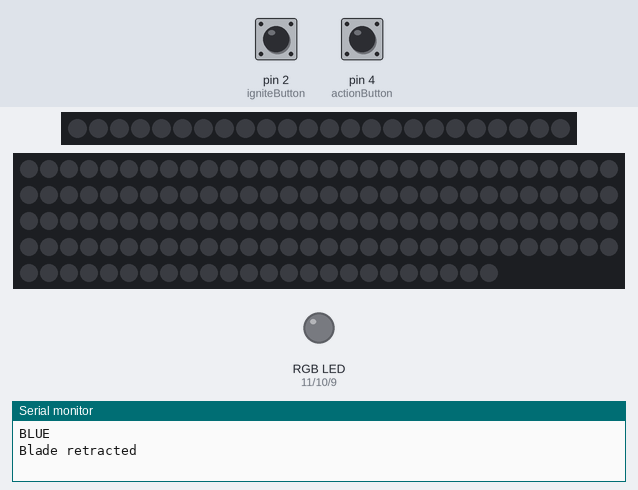
Recording of a sketch running on a simulated Arduino Nano, built with avr-gcc and run on an emulated ATmega328P. Parts: 24 RGB LEDs in strip order, left to right, 144 RGB LEDs in strip order, left to right, continuing on the next row, an RGB LED mixed from three pins (HIGH = lit), the last lines printed to the serial monitor. Inputs (shaded band) come from the test bench; at power-on: pin 2 (igniteButton) LOW, pin 4 (actionButton) LOW. Dim RGB values are drawn brighter than linear.

Above: at 2.2 s.
2.3 s: pin 2 (igniteButton) pulled HIGH for 1 s
At 3.1 s:
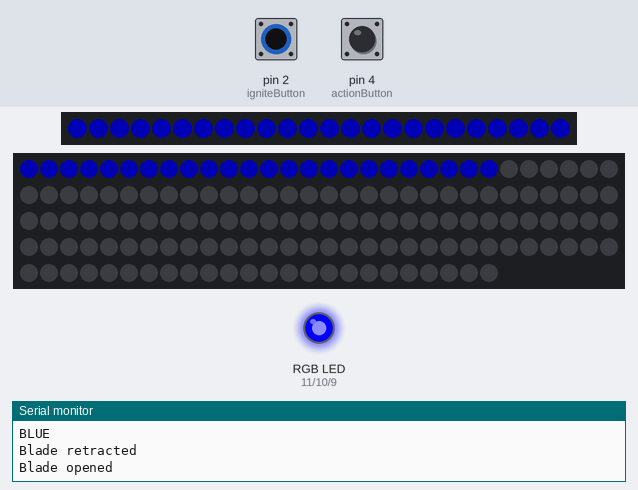
5.1 s: pin 2 (igniteButton) pulled HIGH for 0.15 s
At 5.56 s:
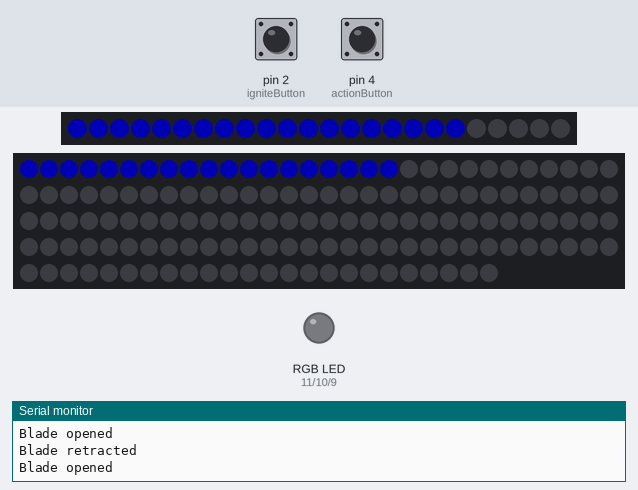
7.4 s: pin 4 (actionButton) pulled HIGH for 0.15 s
9.0 s: pin 2 (igniteButton) pulled HIGH for 3.2 s
At 10.7 s:
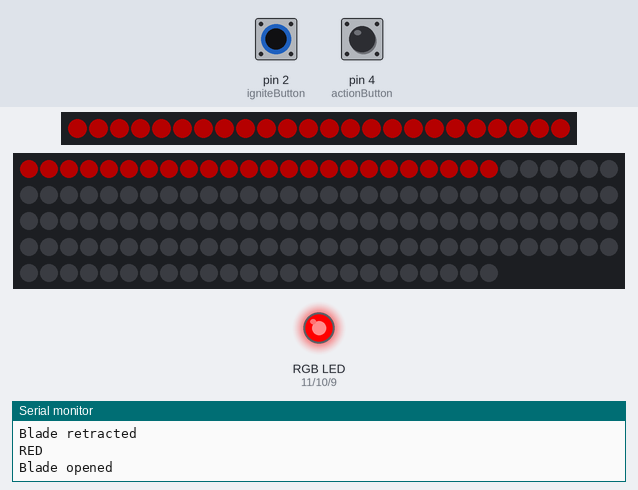
14.0 s: pin 4 (actionButton) pulled HIGH for 1 s
16.5 s: pin 2 (igniteButton) pulled HIGH for 1 s
At 17.3 s:
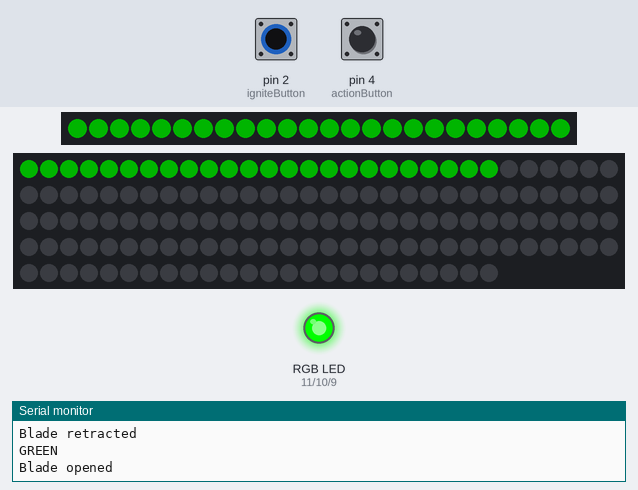
Timing chart, 0 to 19.5 s (numbered marks = the images above; inputs shaded):
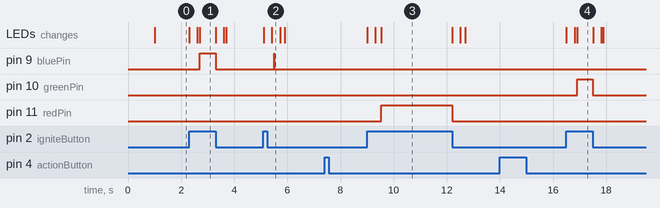

Measured:
- after the input at 2.3 s, pin 9 (bluePin): LOW → HIGH after 0.40 s, → LOW 0.60 s later; the LEDs: first change at once (image 1 shows a later state)
- after the input at 5.1 s, pin 9 (bluePin): LOW → HIGH after 0.40 s, → LOW 0.01 s later; the LEDs: first change at once (image 2 shows a later state)
- after the input at 9.0 s, pin 11 (redPin): LOW → HIGH after 0.52 s, → LOW 2.7 s later; the LEDs: first change at once (image 3 shows a later state)
- after the input at 16.5 s, pin 10 (greenPin): LOW → HIGH after 0.40 s, → LOW 0.60 s later; the LEDs: first change at once (image 4 shows a later state)

The sketch:

NeoPixelSaberFastLedRewrite.ino
```cpp
#include <FastLED.h>
#include <Adafruit_NeoPixel.h>

const int DATA_PINF = 12;      // Front strip PIN
// Nano: 7
const int DATA_PINB = 13;      // Back strip PIN
// Nano: 8

const int NUM_LEDSF = 24; // Front strip LED_COUNT
// Change 144 on the finished version, 24 on "test NeoPixel".
const int NUM_LEDSB = 144; // Back strip LED_COUNT

const int BRIGHTNESS = 64;


CRGB ledsF[NUM_LEDSF];
CRGB ledsB[NUM_LEDSB];


//Adafruit_NeoPixel frontStrip(LED_COUNTF, PINF, NEO_GRB + NEO_KHZ800);
//Adafruit_NeoPixel backStrip(LED_COUNTB, PINB, NEO_GRB + NEO_KHZ800);

int DELAYVAL = 10; //Milliseconds between each pixel on the blade lighting up.

const int igniteButton = 2;
// Nano: 2


const int actionButton = 4;
// Nano: 4

int actionButtonState = 0;
int igniteButtonState = 0;

bool bladeOff = false;

const int redPin = 11;
// Nano: 3
const int greenPin = 10;
// Nano: 5
const int bluePin = 9;
// Nano: 6

int red = 0;
int green = 0;
int blue = 0;

int colormode = 0;

void setup() {

  // For debugging
  Serial.begin(9600);

  FastLED.addLeds<NEOPIXEL, DATA_PINF>(ledsF, NUM_LEDSF);
  FastLED.addLeds<NEOPIXEL, DATA_PINB>(ledsB, NUM_LEDSB);

  FastLED.setBrightness(  BRIGHTNESS );
  setColor();

}

void loop() {

  igniteButtonState = digitalRead(igniteButton);
  actionButtonState = digitalRead(actionButton);


  if (bladeOff) {
    if (igniteButtonState == HIGH) { // Checks if the blade should be on. Starts the blade if true
      // Start Blade
      startBlade(red, green, blue);


    }
    else if (actionButtonState == HIGH) {

      // Cycle to another color
      setColor();

    }
  }
  else {
    if (igniteButtonState == LOW) { // Checks if the blade should be on. Retracts the blade if false

      // Retract Blade
      retractBlade();


    }
    else if (actionButtonState == HIGH) {
      // Blaster Deflect Effect
      blasterDeflect();

    }
    else if (actionButtonState == HIGH) {
      // Tip Drag Effect
      tipdrag();

    }

  }
}

void startBlade(int red, int green, int blue) {

  for(int i=0; i<NUM_LEDSF; i++) { // For each pixel...

      ledsF[i].setRGB( red, green, blue);
      ledsB[i].setRGB( red, green, blue);
      FastLED.show();


    delay(DELAYVAL); // Pause before next pass through loop
  }


  // Turn on end-LED
  analogWrite(redPin, red);
  analogWrite(greenPin, green);
  analogWrite(bluePin, blue);

  bladeOff = ! bladeOff;
  delay(10);

  // *** Debugging ***
  Serial.println("Blade opened");

}

void retractBlade() {

  // Turn off end-LED
  analogWrite(redPin, 0);
  analogWrite(greenPin, 0);
  analogWrite(bluePin, 0);

  for(int i=24; i--;) {

      ledsF[i] = CRGB::Black;
      ledsB[i] = CRGB::Black;
      FastLED.show();

    delay(DELAYVAL);
  }
  bladeOff = ! bladeOff;
  delay(10);

  // *** Debugging ***
  Serial.println("Blade retracted");

}

void setColor() {


  switch (colormode) {
    case 0:
    red = 0;
    green = 0;
    blue = 255;
    Serial.println("BLUE");
    colormode++;
    break;
    case 1:
    red = 255;
    green = 0;
    blue = 0;
    DELAYVAL = 15;
    Serial.println("RED");
    colormode++;
    break;
    case 2:
    red = 0;
    green = 255;
    blue = 0;
    DELAYVAL = 10;
    Serial.println("GREEN");
    colormode++;
    break;
    case 3:
    red = 255;
    green = 100;
    blue = 0;
    Serial.println("GOLD");
    colormode++;
    break;
    case 4:
    red = 255;
    green = 0;
    blue = 255;
    Serial.println("PURPLE");
    colormode = 0;
    Serial.println("Looping Back");
    break;
  }
  delay(1000);
}


void tipdrag() {

  // *** Debugging ***
  Serial.println("TipDrag");

}

void blasterDeflect() {

  // *** Debugging ***
  Serial.println("Deflect!");

}
```
